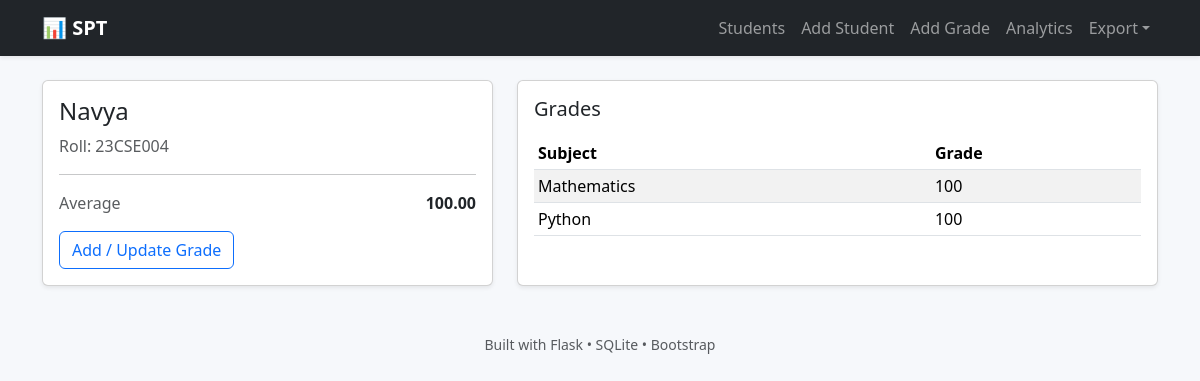
The page /students/23CSE004 on the database its author committed.
### tables this page shows
CREATE TABLE students (
            roll_number TEXT PRIMARY KEY,
            name TEXT NOT NULL
        );

CREATE TABLE grades (
            id INTEGER PRIMARY KEY AUTOINCREMENT,
            roll_number TEXT NOT NULL,
            subject TEXT NOT NULL,
            grade INTEGER NOT NULL CHECK(grade BETWEEN 0 AND 100),
            UNIQUE (roll_number, subject),
            FOREIGN KEY (roll_number) REFERENCES students(roll_number) ON DELETE CASCADE
        );

### app.py (the view)
@app.route("/students/<roll_number>")
def student_details(roll_number):
    st = get_student_db(roll_number)
    if not st:
        flash("❌ Student not found.", "danger")
        return redirect(url_for("students"))
    avg = compute_student_average(roll_number)
    return render_template("student_details.html", student=st, avg=avg)

### database.py (called while the page is built)
def get_connection():
    DATABASE_URL = os.getenv("DATABASE_URL")
    if DATABASE_URL and psycopg2:
        conn = psycopg2.connect(DATABASE_URL, sslmode='require')
        def cursor(*args, **kwargs):
            return conn.cursor(cursor_factory=psycopg2.extras.RealDictCursor)
        conn.cursor = cursor
        return conn
    else:
        conn = sqlite3.connect(DB_PATH)
        conn.row_factory = sqlite3.Row
        return conn

### models.py (called while the page is built)
    def to_dict(self) -> dict:
        return {"name": self.name, "roll_number": self.roll_number, "grades": self.grades}

### services.py (called while the page is built)
def validate_roll(roll: str) -> str:
    roll = roll.strip()
    if not roll:
        raise ValueError("Roll number is required.")
    if len(roll) > 20:
        raise ValueError("Roll number too long.")
    return roll

def get_student_db(roll_number: str) -> Optional[Dict]:
    roll_number = validate_roll(roll_number)
    conn = get_connection()
    cur = conn.cursor()
    cur.execute("SELECT roll_number, name FROM students WHERE roll_number = ?", (roll_number,))
    row = cur.fetchone()
    if not row:
        conn.close()
        return None
    cur.execute("SELECT subject, grade FROM grades WHERE roll_number = ? ORDER BY subject", (roll_number,))
    grades = [dict(r) for r in cur.fetchall()]
    conn.close()
    st = Student(row["name"], row["roll_number"])
    for g in grades:
        st.grades[g["subject"]] = g["grade"]
    return st.to_dict()

def compute_student_average(roll_number: str) -> float:
    roll_number = validate_roll(roll_number)
    conn = get_connection()
    cur = conn.cursor()
    cur.execute("SELECT AVG(grade) AS avg FROM grades WHERE roll_number=?", (roll_number,))
    row = cur.fetchone()
    conn.close()
    return round(row["avg"] or 0.0, 2)

### templates/student_details.html
{% extends "base.html" %}
{% block content %}
<div class="row g-4">
  <div class="col-lg-5">
    <div class="card shadow-sm h-100">
      <div class="card-body">
        <h4>{{ student.name }}</h4>
        <div class="text-muted">Roll: {{ student.roll_number }}</div>
        <hr>
        <div class="d-flex justify-content-between">
          <div class="text-muted">Average</div>
          <div class="fw-bold">{{ "%.2f"|format(avg) }}</div>
        </div>
        <a class="btn btn-outline-primary mt-3" href="{{ url_for('add_grade') }}">Add / Update Grade</a>
      </div>
    </div>
  </div>
  <div class="col-lg-7">
    <div class="card shadow-sm h-100">
      <div class="card-body">
        <h5 class="mb-3">Grades</h5>
        <div class="table-responsive">
          <table class="table table-sm table-striped">
            <thead><tr><th>Subject</th><th>Grade</th></tr></thead>
            <tbody>
              {% for subject, grade in student.grades.items() %}
                <tr><td>{{ subject }}</td><td>{{ grade }}</td></tr>
              {% else %}
                <tr><td colspan="2" class="text-muted">No grades yet.</td></tr>
              {% endfor %}
            </tbody>
          </table>
        </div>
      </div>
    </div>
  </div>
</div>
{% endblock %}

### static/style.css (style rules this page uses)
body { background: #f6f8fb; }
.table td, .table th { vertical-align: middle; }

### rows shown on the page
students: name "Navya", roll_number "23CSE004"
grades: subject "Mathematics", grade "100"
grades: subject "Python", grade "100"

### other values the page prints
{{ "%.2f"|format(avg) }} "100.00"
